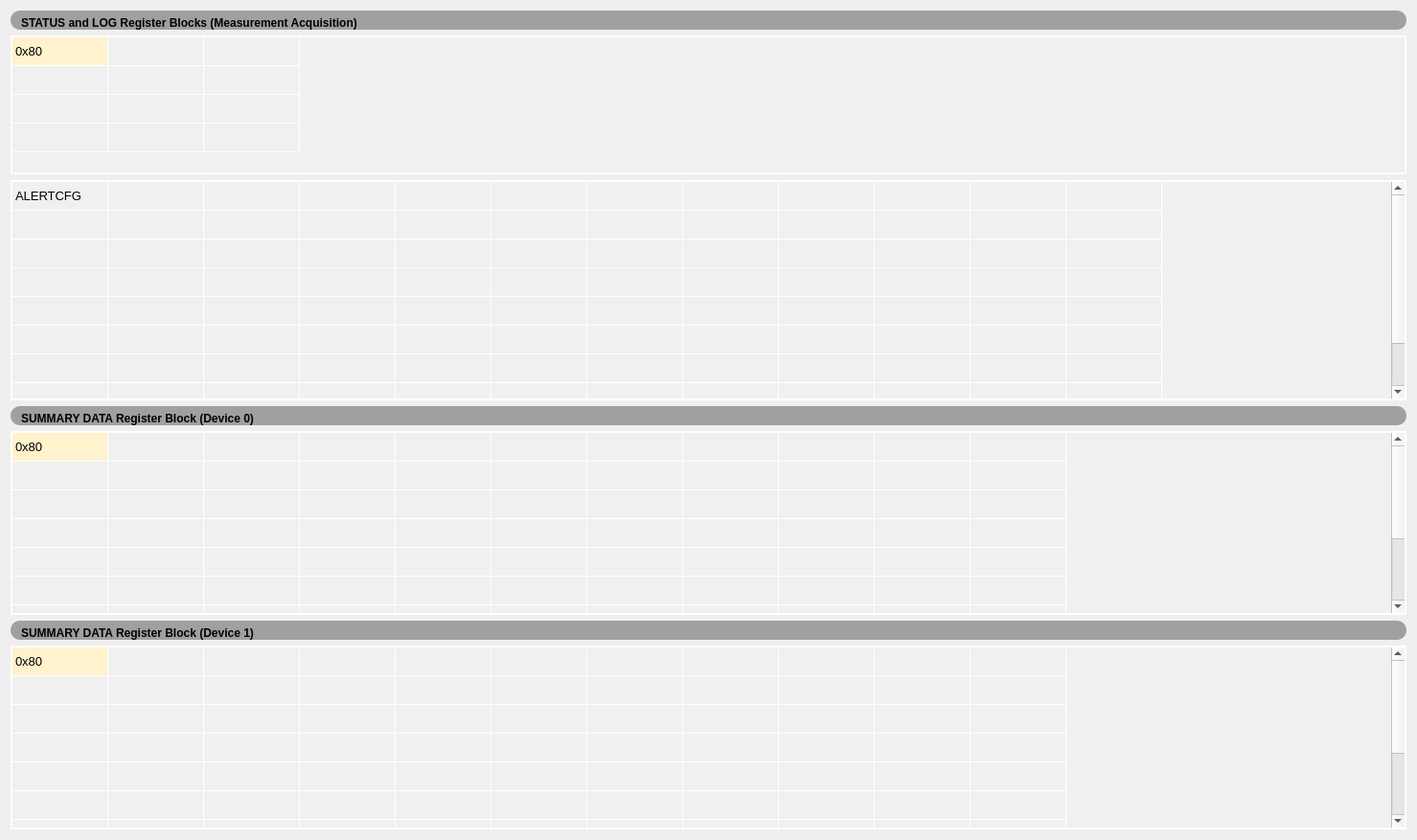
      <widget class="QWidget" name="tab_meaAcqSum">
       <attribute name="title">
        <string>MEA ACQ SUM</string>
       </attribute>
       <layout class="QVBoxLayout" name="verticalLayout_6">
        <item>
         <widget class="QFrame" name="frame_34">
          <property name="maximumSize">
           <size>
            <width>16777215</width>
            <height>23</height>
           </size>
          </property>
          <property name="styleSheet">
           <string notr="true">QFrame {
    background-color: #a0a0a0; /* 设置背景颜色为灰色 */
    border-radius: 10px; /* 设置边框圆角的半径为10px */
}
</string>
          </property>
          <property name="frameShape">
           <enum>QFrame::Box</enum>
          </property>
          <property name="frameShadow">
           <enum>QFrame::Raised</enum>
          </property>
          <layout class="QHBoxLayout" name="horizontalLayout_53">
           <property name="leftMargin">
            <number>11</number>
           </property>
           <property name="topMargin">
            <number>0</number>
           </property>
           <property name="bottomMargin">
            <number>0</number>
           </property>
           <item>
            <widget class="QLabel" name="label_61">
             <property name="sizePolicy">
              <sizepolicy hsizetype="Preferred" vsizetype="Minimum">
               <horstretch>0</horstretch>
               <verstretch>0</verstretch>
              </sizepolicy>
             </property>
             <property name="minimumSize">
              <size>
               <width>0</width>
               <height>20</height>
              </size>
             </property>
             <property name="maximumSize">
              <size>
               <width>16777215</width>
               <height>23</height>
              </size>
             </property>
             <property name="styleSheet">
              <string notr="true">font: 11pt &quot;Calibri&quot;;
font-weight: 600; /* 设置字体粗细为600 */</string>
             </property>
             <property name="text">
              <string>STATUS and LOG Register Blocks (Measurement Acquisition)</string>
             </property>
             <property name="alignment">
              <set>Qt::AlignBottom|Qt::AlignLeading|Qt::AlignLeft</set>
             </property>
            </widget>
           </item>
           <item>
            <spacer name="horizontalSpacer_50">
             <property name="orientation">
              <enum>Qt::Horizontal</enum>
             </property>
             <property name="sizeHint" stdset="0">
              <size>
               <width>20</width>
               <height>20</height>
              </size>
             </property>
            </spacer>
           </item>
          </layout>
         </widget>
        </item>
        <item>
         <widget class="QTableWidget" name="table_meaAcqSumPage_dc">
          <property name="maximumSize">
           <size>
            <width>16777215</width>
            <height>145</height>
           </size>
          </property>
          <property name="styleSheet">
           <string notr="true">QTableWidget {
    border: 2px solid white; /* 边框颜色与粗细调整为2px */
    gridline-color: white; /* 网格线颜色 */
    background-color: #f0f0f0; /* 单元格背景颜色 */
    font-family: &quot;Calibri&quot;; /* 单元格字体 */
    font-size: 10pt; /* 单元格字体大小 */
}

QTableWidget::item {
}

QHeaderView::section {
    background-color: #f0f0f0; /* 表头背景颜色 */
    padding: 5px; /* 表头内边距 */
    border-style: none; /* 表头边框样式 */
    border-bottom: 5px solid white; /* 表头下边框宽度调整为2px */
    border-right: 2px solid white; /* 表头右边框宽度调整为2px */
    font-family: &quot;Calibri&quot;; /* 表头字体 */
    font-size: 10pt; /* 表头字体大小 */
    font-weight: 600; /* 表头字体粗细 */
}

QTableCornerButton::section {
    background-color: #f0f0f0; /* 角落按钮背景颜色 */
    /* 添加其他您需要的样式 */
}
</string>
          </property>
          <attribute name="horizontalHeaderVisible">
           <bool>false</bool>
          </attribute>
          <attribute name="verticalHeaderVisible">
           <bool>false</bool>
          </attribute>
          <attribute name="verticalHeaderMinimumSectionSize">
           <number>30</number>
          </attribute>
          <row>
           <property name="text">
            <string>0</string>
           </property>
          </row>
          <row>
           <property name="text">
            <string>1</string>
           </property>
          </row>
          <row>
           <property name="text">
            <string>新建行</string>
           </property>
          </row>
          <row>
           <property name="text">
            <string>3</string>
           </property>
          </row>
          <column>
           <property name="text">
            <string>0</string>
           </property>
          </column>
          <column>
           <property name="text">
            <string>1</string>
           </property>
          </column>
          <column>
           <property name="text">
            <string>2</string>
           </property>
          </column>
          <item row="0" column="0">
           <property name="text">
            <string>0x80</string>
           </property>
           <property name="background">
            <brush brushstyle="SolidPattern">
             <color alpha="255">
              <red>255</red>
              <green>242</green>
              <blue>204</blue>
             </color>
            </brush>
           </property>
          </item>
         </widget>
        </item>
        <item>
         <widget class="QTableWidget" name="table_meaAcqSumPage_status">
          <property name="minimumSize">
           <size>
            <width>0</width>
            <height>230</height>
           </size>
          </property>
          <property name="maximumSize">
           <size>
            <width>16777215</width>
            <height>16777215</height>
           </size>
          </property>
          <property name="styleSheet">
           <string notr="true">QTableWidget {
    border: 2px solid white; /* 边框颜色与粗细调整为2px */
    gridline-color: white; /* 网格线颜色 */
    background-color: #f0f0f0; /* 单元格背景颜色 */
    font-family: &quot;Calibri&quot;; /* 单元格字体 */
    font-size: 10pt; /* 单元格字体大小 */
}

QTableWidget::item {
}

QHeaderView::section {
    background-color: #f0f0f0; /* 表头背景颜色 */
    padding: 2px; /* 表头内边距 */
    border-style: none; /* 表头边框样式 */
    border-bottom: 5px solid white; /* 表头下边框宽度调整为2px */
    border-right: 2px solid white; /* 表头右边框宽度调整为2px */
    font-family: &quot;Calibri&quot;; /* 表头字体 */
    font-size: 10pt; /* 表头字体大小 */
    font-weight: 600; /* 表头字体粗细 */
}

QTableCornerButton::section {
    background-color: #f0f0f0; /* 角落按钮背景颜色 */
    /* 添加其他您需要的样式 */
}
</string>
          </property>
          <attribute name="horizontalHeaderVisible">
           <bool>false</bool>
          </attribute>
          <attribute name="verticalHeaderVisible">
           <bool>false</bool>
          </attribute>
          <attribute name="verticalHeaderMinimumSectionSize">
           <number>0</number>
          </attribute>
          <row>
           <property name="text">
            <string>0</string>
           </property>
          </row>
          <row>
           <property name="text">
            <string>1</string>
           </property>
          </row>
          <row>
           <property name="text">
            <string>2</string>
           </property>
          </row>
          <row>
           <property name="text">
            <string>3</string>
           </property>
          </row>
          <row>
           <property name="text">
            <string>4</string>
           </property>
          </row>
          <row>
           <property name="text">
            <string>5</string>
           </property>
          </row>
          <row>
           <property name="text">
            <string>6</string>
           </property>
          </row>
          <row>
           <property name="text">
            <string>7</string>
           </property>
          </row>
          <row>
           <property name="text">
            <string>8</string>
           </property>
          </row>
          <column>
           <property name="text">
            <string>0</string>
           </property>
          </column>
          <column>
           <property name="text">
            <string>1</string>
           </property>
          </column>
          <column>
           <property name="text">
            <string>2</string>
           </property>
          </column>
          <column>
           <property name="text">
            <string>3</string>
           </property>
          </column>
          <column>
           <property name="text">
            <string>4</string>
           </property>
          </column>
          <column>
           <property name="text">
            <string>5</string>
           </property>
          </column>
          <column>
           <property name="text">
            <string>6</string>
           </property>
          </column>
          <column>
           <property name="text">
            <string>7</string>
           </property>
          </column>
          <column>
           <property name="text">
            <string>8</string>
           </property>
          </column>
          <column>
           <property name="text">
            <string>9</string>
           </property>
          </column>
          <column>
           <property name="text">
            <string>10</string>
           </property>
          </column>
          <column>
           <property name="text">
            <string>11</string>
           </property>
          </column>
          <item row="0" column="0">
           <property name="text">
            <string>ALERTCFG</string>
           </property>
          </item>
         </widget>
        </item>
        <item>
         <widget class="QFrame" name="frame_diagAcqDataPage_alertDev1_2">
          <property name="maximumSize">
           <size>
            <width>16777215</width>
            <height>23</height>
           </size>
          </property>
          <property name="styleSheet">
           <string notr="true">QFrame {
    background-color: #a0a0a0; /* 设置背景颜色为灰色 */
    border-radius: 10px; /* 设置边框圆角的半径为10px */
}
</string>
          </property>
          <property name="frameShape">
           <enum>QFrame::Box</enum>
          </property>
          <property name="frameShadow">
           <enum>QFrame::Raised</enum>
          </property>
          <layout class="QHBoxLayout" name="horizontalLayout_54">
           <property name="leftMargin">
            <number>11</number>
           </property>
           <property name="topMargin">
            <number>0</number>
           </property>
           <property name="bottomMargin">
            <number>0</number>
           </property>
           <item>
            <widget class="QLabel" name="label_62">
             <property name="sizePolicy">
              <sizepolicy hsizetype="Preferred" vsizetype="Minimum">
               <horstretch>0</horstretch>
               <verstretch>0</verstretch>
              </sizepolicy>
             </property>
             <property name="minimumSize">
              <size>
               <width>0</width>
               <height>20</height>
              </size>
             </property>
             <property name="maximumSize">
              <size>
               <width>16777215</width>
               <height>23</height>
              </size>
             </property>
             <property name="styleSheet">
              <string notr="true">font: 11pt &quot;Calibri&quot;;
font-weight: 600; /* 设置字体粗细为600 */</string>
             </property>
             <property name="text">
              <string>SUMMARY DATA Register Block (Device 0)</string>
             </property>
             <property name="alignment">
              <set>Qt::AlignBottom|Qt::AlignLeading|Qt::AlignLeft</set>
             </property>
            </widget>
           </item>
           <item>
            <spacer name="horizontalSpacer_51">
             <property name="orientation">
              <enum>Qt::Horizontal</enum>
             </property>
             <property name="sizeHint" stdset="0">
              <size>
               <width>1194</width>
               <height>20</height>
              </size>
             </property>
            </spacer>
           </item>
          </layout>
         </widget>
        </item>
        <item>
         <widget class="QTableWidget" name="table_meaAcqSumPage_sumDataDev0">
          <property name="maximumSize">
           <size>
            <width>16777215</width>
            <height>16777215</height>
           </size>
          </property>
          <property name="styleSheet">
           <string notr="true">QTableWidget {
    border: 2px solid white; /* 边框颜色与粗细调整为2px */
    gridline-color: white; /* 网格线颜色 */
    background-color: #f0f0f0; /* 单元格背景颜色 */
    font-family: &quot;Calibri&quot;; /* 单元格字体 */
    font-size: 10pt; /* 单元格字体大小 */
}

QTableWidget::item {
}

QHeaderView::section {
    background-color: #f0f0f0; /* 表头背景颜色 */
    padding: 5px; /* 表头内边距 */
    border-style: none; /* 表头边框样式 */
    border-bottom: 5px solid white; /* 表头下边框宽度调整为2px */
    border-right: 2px solid white; /* 表头右边框宽度调整为2px */
    font-family: &quot;Calibri&quot;; /* 表头字体 */
    font-size: 10pt; /* 表头字体大小 */
    font-weight: 600; /* 表头字体粗细 */
}

QTableCornerButton::section {
    background-color: #f0f0f0; /* 角落按钮背景颜色 */
    /* 添加其他您需要的样式 */
}
</string>
          </property>
          <attribute name="horizontalHeaderVisible">
           <bool>false</bool>
          </attribute>
          <attribute name="verticalHeaderVisible">
           <bool>false</bool>
          </attribute>
          <attribute name="verticalHeaderMinimumSectionSize">
           <number>0</number>
          </attribute>
          <row>
           <property name="text">
            <string>0</string>
           </property>
          </row>
          <row>
           <property name="text">
            <string>1</string>
           </property>
          </row>
          <row>
           <property name="text">
            <string>新建行</string>
           </property>
          </row>
          <row>
           <property name="text">
            <string>2</string>
           </property>
          </row>
          <row>
           <property name="text">
            <string>3</string>
           </property>
          </row>
          <row>
           <property name="text">
            <string>4</string>
           </property>
          </row>
          <row>
           <property name="text">
            <string>5</string>
           </property>
          </row>
          <row>
           <property name="text">
            <string>6</string>
           </property>
          </row>
          <row>
           <property name="text">
            <string>7</string>
           </property>
          </row>
          <row>
           <property name="text">
            <string>9</string>
           </property>
          </row>
          <column>
           <property name="text">
            <string>0</string>
           </property>
          </column>
          <column>
           <property name="text">
            <string>1</string>
           </property>
          </column>
          <column>
           <property name="text">
            <string>2</string>
           </property>
          </column>
          <column>
           <property name="text">
            <string>3</string>
           </property>
          </column>
          <column>
           <property name="text">
            <string>4</string>
           </property>
          </column>
          <column>
           <property name="text">
            <string>5</string>
           </property>
          </column>
          <column>
           <property name="text">
            <string>6</string>
           </property>
          </column>
          <column>
           <property name="text">
            <string>7</string>
           </property>
          </column>
          <column>
           <property name="text">
            <string>8</string>
           </property>
          </column>
          <column>
           <property name="text">
            <string>9</string>
           </property>
          </column>
          <column>
           <property name="text">
            <string>10</string>
           </property>
          </column>
          <item row="0" column="0">
           <property name="text">
            <string>0x80</string>
           </property>
           <property name="background">
            <brush brushstyle="SolidPattern">
             <color alpha="255">
              <red>255</red>
              <green>242</green>
              <blue>204</blue>
             </color>
            </brush>
           </property>
          </item>
         </widget>
        </item>
        <item>
         <widget class="QFrame" name="frame_meaAcqSumPage_sumDataDev1">
          <property name="maximumSize">
           <size>
            <width>16777215</width>
            <height>23</height>
           </size>
          </property>
          <property name="styleSheet">
           <string notr="true">QFrame {
    background-color: #a0a0a0; /* 设置背景颜色为灰色 */
    border-radius: 10px; /* 设置边框圆角的半径为10px */
}
</string>
          </property>
          <property name="frameShape">
           <enum>QFrame::Box</enum>
          </property>
          <property name="frameShadow">
           <enum>QFrame::Raised</enum>
          </property>
          <layout class="QHBoxLayout" name="horizontalLayout_55">
           <property name="leftMargin">
            <number>11</number>
           </property>
           <property name="topMargin">
            <number>0</number>
           </property>
           <property name="bottomMargin">
            <number>0</number>
           </property>
           <item>
            <widget class="QLabel" name="label_63">
             <property name="sizePolicy">
              <sizepolicy hsizetype="Preferred" vsizetype="Minimum">
               <horstretch>0</horstretch>
               <verstretch>0</verstretch>
              </sizepolicy>
             </property>
             <property name="minimumSize">
              <size>
               <width>0</width>
               <height>20</height>
              </size>
             </property>
             <property name="maximumSize">
              <size>
               <width>16777215</width>
               <height>23</height>
              </size>
             </property>
             <property name="styleSheet">
              <string notr="true">font: 11pt &quot;Calibri&quot;;
font-weight: 600; /* 设置字体粗细为600 */</string>
             </property>
             <property name="text">
              <string>SUMMARY DATA Register Block (Device 1)</string>
             </property>
             <property name="alignment">
              <set>Qt::AlignBottom|Qt::AlignLeading|Qt::AlignLeft</set>
             </property>
            </widget>
           </item>
           <item>
            <spacer name="horizontalSpacer_52">
             <property name="orientation">
              <enum>Qt::Horizontal</enum>
             </property>
             <property name="sizeHint" stdset="0">
              <size>
               <width>1194</width>
               <height>20</height>
              </size>
             </property>
            </spacer>
           </item>
          </layout>
         </widget>
        </item>
        <item>
         <widget class="QTableWidget" name="table_meaAcqSumPage_sumDataDev1">
          <property name="maximumSize">
           <size>
            <width>16777215</width>
            <height>16777215</height>
           </size>
          </property>
          <property name="styleSheet">
           <string notr="true">QTableWidget {
    border: 2px solid white; /* 边框颜色与粗细调整为2px */
    gridline-color: white; /* 网格线颜色 */
    background-color: #f0f0f0; /* 单元格背景颜色 */
    font-family: &quot;Calibri&quot;; /* 单元格字体 */
    font-size: 10pt; /* 单元格字体大小 */
}

QTableWidget::item {
}

QHeaderView::section {
    background-color: #f0f0f0; /* 表头背景颜色 */
    padding: 5px; /* 表头内边距 */
    border-style: none; /* 表头边框样式 */
    border-bottom: 5px solid white; /* 表头下边框宽度调整为2px */
    border-right: 2px solid white; /* 表头右边框宽度调整为2px */
    font-family: &quot;Calibri&quot;; /* 表头字体 */
    font-size: 10pt; /* 表头字体大小 */
    font-weight: 600; /* 表头字体粗细 */
}

QTableCornerButton::section {
    background-color: #f0f0f0; /* 角落按钮背景颜色 */
    /* 添加其他您需要的样式 */
}
</string>
          </property>
          <attribute name="horizontalHeaderVisible">
           <bool>false</bool>
          </attribute>
          <attribute name="verticalHeaderVisible">
           <bool>false</bool>
          </attribute>
          <attribute name="verticalHeaderMinimumSectionSize">
           <number>0</number>
          </attribute>
          <row>
           <property name="text">
            <string>0</string>
           </property>
          </row>
          <row>
           <property name="text">
            <string>1</string>
           </property>
          </row>
          <row>
           <property name="text">
            <string>新建行</string>
           </property>
          </row>
          <row>
           <property name="text">
            <string>2</string>
           </property>
          </row>
          <row>
           <property name="text">
            <string>3</string>
           </property>
          </row>
          <row>
           <property name="text">
            <string>4</string>
           </property>
          </row>
          <row>
           <property name="text">
            <string>5</string>
           </property>
          </row>
          <row>
           <property name="text">
            <string>6</string>
           </property>
          </row>
          <row>
           <property name="text">
            <string>7</string>
           </property>
          </row>
          <row>
           <property name="text">
            <string>9</string>
           </property>
          </row>
          <column>
           <property name="text">
            <string>0</string>
           </property>
          </column>
          <column>
           <property name="text">
            <string>1</string>
           </property>
          </column>
          <column>
           <property name="text">
            <string>2</string>
           </property>
          </column>
          <column>
           <property name="text">
            <string>3</string>
           </property>
          </column>
          <column>
           <property name="text">
            <string>4</string>
           </property>
          </column>
          <column>
           <property name="text">
            <string>5</string>
           </property>
          </column>
          <column>
           <property name="text">
            <string>6</string>
           </property>
          </column>
          <column>
           <property name="text">
            <string>7</string>
           </property>
          </column>
          <column>
           <property name="text">
            <string>8</string>
           </property>
          </column>
          <column>
           <property name="text">
            <string>9</string>
           </property>
          </column>
          <column>
           <property name="text">
            <string>10</string>
           </property>
          </column>
          <item row="0" column="0">
           <property name="text">
            <string>0x80</string>
           </property>
           <property name="background">
            <brush brushstyle="SolidPattern">
             <color alpha="255">
              <red>255</red>
              <green>242</green>
              <blue>204</blue>
             </color>
            </brush>
           </property>
          </item>
         </widget>
        </item>
       </layout>
      </widget>
